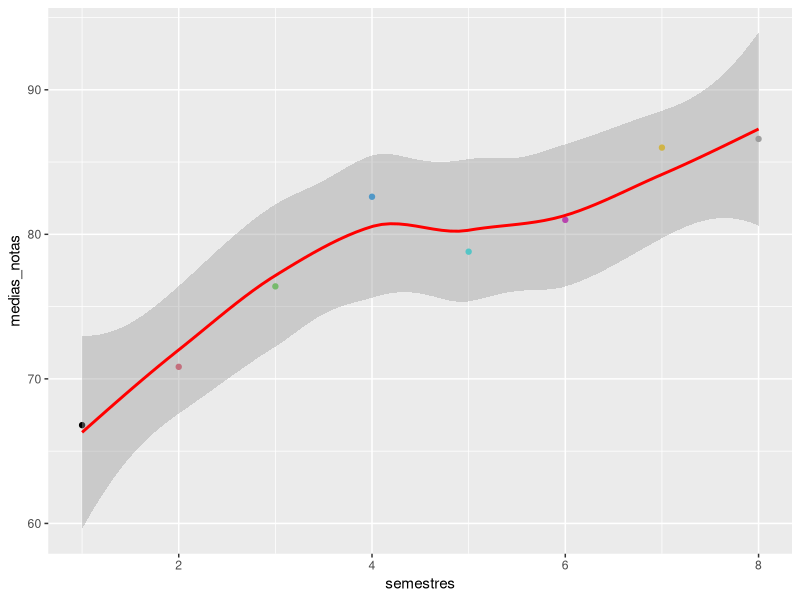

Write R code to recreate this figure.
#voy a calcular el promedio de mis cursos

library(tidyverse)

notas=c(70,61,68,66,69,78,72,72,65,69,69,88,85,61,68,
        87,88,77,81,80,73,77,85,89,74,80,83,75,80,87,76,
        95,86,84,88,77,87,95,84,96,71)

#contamos cuantos elementos tiene el vector:

length(notas)

#el promedio sería

mean(notas)

#crearé sub vectores por semestre

sem_1=notas[1:5]

sem_2=notas[6:11]

sem_3=notas[c(12,13,14,15,20)]

sem_4=c(notas[16:18],notas[c(23,31)])

sem_5=notas[c(22,21,24,25,19)]

sem_6=notas[26:30]

sem_7=notas[32:36]

sem_8=c(87,95,84,96,71)

semestres=c(1:8)

medias_notas=c(mean(sem_1),mean(sem_2),mean(sem_3)
               ,mean(sem_4),mean(sem_5),mean(sem_6),mean(sem_7),mean(sem_8))

marco=data.frame(semestres,medias_notas)

ggplot(data = marco) + geom_point(mapping = aes(x=semestres,y=medias_notas),color=semestres)+
  geom_smooth(mapping = aes(x=semestres,y=medias_notas,),color="red")

mean(medias_notas)
